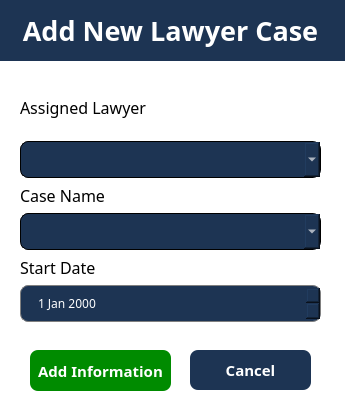
<?xml version="1.0" encoding="UTF-8"?>
<ui version="4.0">
 <class>addLawyerCase</class>
 <widget class="QDialog" name="addLawyerCase">
  <property name="geometry">
   <rect>
    <x>0</x>
    <y>0</y>
    <width>345</width>
    <height>420</height>
   </rect>
  </property>
  <property name="windowTitle">
   <string>Dialog</string>
  </property>
  <property name="styleSheet">
   <string notr="true">QDialog{
background-color: white;
}

#titleWidget{
background-color: #1d3453;
}
#title_2{
color: white;
}

QLineEdit{
	border:1px solid gray;
	border-radius: 6px;
	padding-left: 15px;
	height: 35px;
}

QComboBox{
border: 1px solid black;
border-radius: 8px;
background-color: #1d3453;
color: white;
height: 35px;


}

QDateEdit{
	border:1px solid gray;
	border-radius: 8px;
	padding-left: 15px;
	height: 35px;
	background-color: #1d3453;
color: white;
}</string>
  </property>
  <widget class="QWidget" name="titleWidget" native="true">
   <property name="geometry">
    <rect>
     <x>0</x>
     <y>0</y>
     <width>461</width>
     <height>61</height>
    </rect>
   </property>
   <widget class="QLabel" name="title_2">
    <property name="geometry">
     <rect>
      <x>0</x>
      <y>10</y>
      <width>341</width>
      <height>41</height>
     </rect>
    </property>
    <property name="font">
     <font>
      <family>Poppins</family>
      <pointsize>20</pointsize>
      <weight>75</weight>
      <bold>true</bold>
     </font>
    </property>
    <property name="text">
     <string>Add New Lawyer Case</string>
    </property>
    <property name="alignment">
     <set>Qt::AlignCenter</set>
    </property>
   </widget>
  </widget>
  <widget class="QPushButton" name="add_info">
   <property name="geometry">
    <rect>
     <x>30</x>
     <y>350</y>
     <width>141</width>
     <height>41</height>
    </rect>
   </property>
   <property name="font">
    <font>
     <family>Poppins</family>
     <pointsize>11</pointsize>
     <weight>75</weight>
     <bold>true</bold>
    </font>
   </property>
   <property name="styleSheet">
    <string notr="true">QPushButton{
	background-color: rgb(0, 139, 0);
	color:white;
	border:none;
	border-radius: 8px;
	font-weight: bold;
	font-size: 11pt;
}

QPushButton:hover{
	background-color: rgb(0, 170, 0);
}</string>
   </property>
   <property name="text">
    <string>Add Information</string>
   </property>
  </widget>
  <widget class="QPushButton" name="add_info_cancel">
   <property name="geometry">
    <rect>
     <x>190</x>
     <y>350</y>
     <width>121</width>
     <height>40</height>
    </rect>
   </property>
   <property name="font">
    <font>
     <family>Poppins</family>
     <pointsize>11</pointsize>
     <weight>75</weight>
     <bold>true</bold>
    </font>
   </property>
   <property name="styleSheet">
    <string notr="true">QPushButton{
	background-color: #1d3453;
	color:white;
	border:none;
	border-radius: 8px;
	font-weight: bold;
	font-size: 11pt;
}

QPushButton:hover{
	background-color: rgb(53, 96, 153)
}</string>
   </property>
   <property name="text">
    <string>Cancel</string>
   </property>
  </widget>
  <widget class="QWidget" name="layoutWidget">
   <property name="geometry">
    <rect>
     <x>20</x>
     <y>80</y>
     <width>301</width>
     <height>242</height>
    </rect>
   </property>
   <layout class="QVBoxLayout" name="verticalLayout">
    <item>
     <layout class="QVBoxLayout" name="verticalLayout_3">
      <property name="spacing">
       <number>6</number>
      </property>
      <item>
       <widget class="QLabel" name="label_4">
        <property name="font">
         <font>
          <family>Poppins</family>
          <pointsize>12</pointsize>
         </font>
        </property>
        <property name="text">
         <string>Assigned Lawyer</string>
        </property>
       </widget>
      </item>
      <item>
       <widget class="QComboBox" name="assigned_lawyer_combo">
        <property name="font">
         <font>
          <family>Poppins</family>
         </font>
        </property>
       </widget>
      </item>
     </layout>
    </item>
    <item>
     <layout class="QVBoxLayout" name="verticalLayout_4">
      <item>
       <widget class="QLabel" name="label_5">
        <property name="font">
         <font>
          <family>Poppins</family>
          <pointsize>12</pointsize>
         </font>
        </property>
        <property name="text">
         <string>Case Name</string>
        </property>
       </widget>
      </item>
      <item>
       <widget class="QComboBox" name="case_name_combo">
        <property name="font">
         <font>
          <family>Poppins</family>
         </font>
        </property>
       </widget>
      </item>
      <item>
       <layout class="QVBoxLayout" name="verticalLayout_5">
        <item>
         <widget class="QLabel" name="label_6">
          <property name="font">
           <font>
            <family>Poppins</family>
            <pointsize>12</pointsize>
           </font>
          </property>
          <property name="text">
           <string>Start Date</string>
          </property>
         </widget>
        </item>
        <item>
         <widget class="QDateEdit" name="lawyer_start_date">
          <property name="font">
           <font>
            <family>Poppins</family>
           </font>
          </property>
         </widget>
        </item>
       </layout>
      </item>
     </layout>
    </item>
   </layout>
  </widget>
 </widget>
 <resources/>
 <connections/>
</ui>
